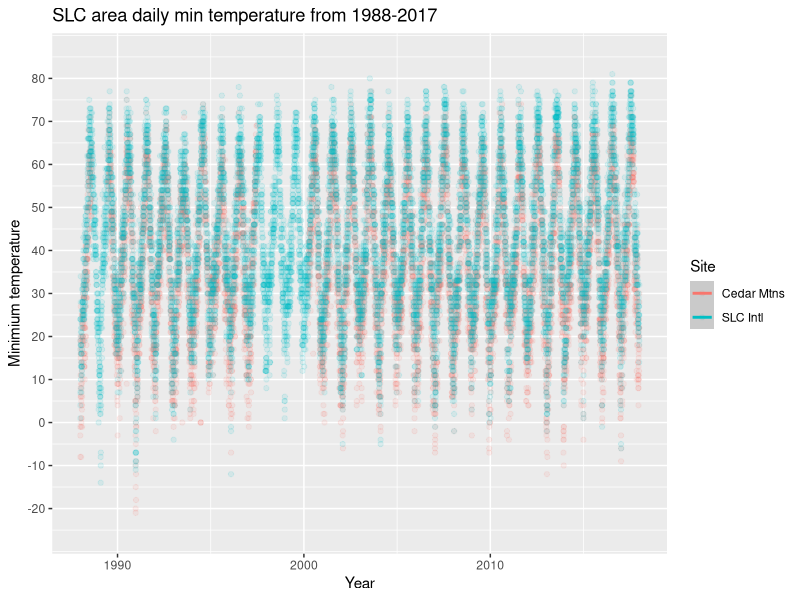
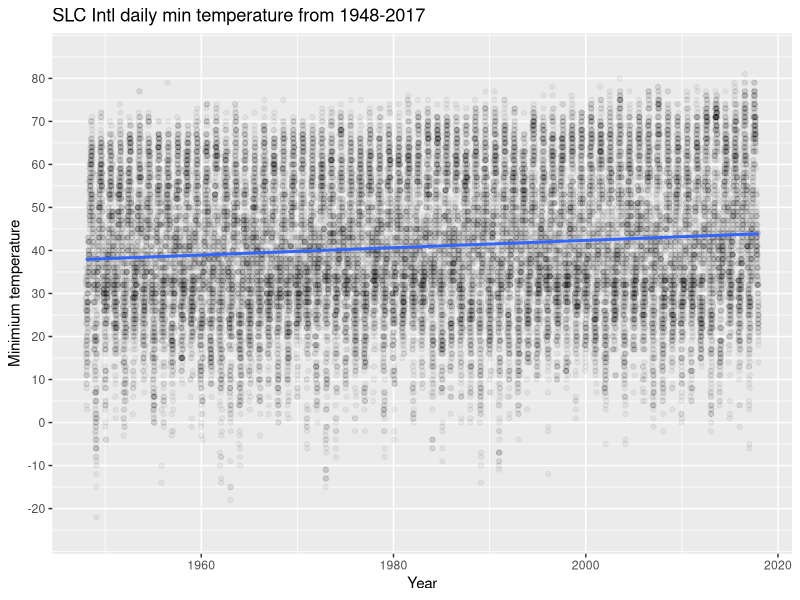

Source code (R) for these figures, in order: (Note: this script raises an error after producing the figures.)
## ---- chunk 1
library(tidyverse)
d <- read_csv('../data/SLC_Min_Temp_1948-2007.csv')

# Look at the data
head(d)
## ---- chunk 2
library(lubridate)
d %>%
  mutate(Year = year(DATE)) %>% 
  filter(Year > 2000 & Year < 2005) %>% 
  group_by(Year, NAME) %>% 
  summarize(Count = n())
## ---- chunk 3
d <- d %>%
  filter(NAME != 'SALT LAKE TRIAD CENTER, UT US') %>% 
  # Rename the sites and NAME column for readability
  mutate(NAME = ifelse(NAME == 'SALT LAKE CITY INTERNATIONAL AIRPORT, UT US',
                       'SLC Intl',
                       'Cedar Mtns')) %>% 
  rename(Site = NAME, Date = DATE, TMin = TMIN) %>% 
  select(Site, Date, TMin)
## ---- chunk 4
library(scales)

d %>% 
  filter(year(Date) > 1987) %>% 
ggplot(., aes(x = Date, y = TMin, color = Site)) +
  geom_point(alpha = 0.1) +
  geom_smooth(method = 'loess') +
  labs(title = 'SLC area daily min temperature from 1988-2017') +
  scale_x_date(name = "Year",
               labels = date_format("%Y")) +
  scale_y_continuous(name = "Minimium temperature",
                     breaks = c(-20,-10,0,10,20,30,40,50,60,70,80),
                     limits = c(-25,85))
## ---- chunk 5
d %>% 
  filter(Site == 'SLC Intl') %>%
ggplot(., aes(x = Date, y = TMin)) +
  geom_point(alpha = 0.05) +
  geom_smooth(method = 'lm') +
  labs(title = 'SLC Intl daily min temperature from 1948-2017') +
  scale_x_date(name = "Year",
               labels = date_format("%Y")) +
  scale_y_continuous(name = "Minimium temperature",
                     breaks = c(-20,-10,0,10,20,30,40,50,60,70,80),
                     limits = c(-25,85))

## ---- chunk 6
d %>% 
  filter(Site == 'SLC Intl') %>%
  mutate(Decade = year(Date) - year(Date) %% 10) %>% 
  group_by(Decade) %>% 
  mutate(Mean = base::mean(TMin, na.rm = TRUE),
         SD = stats::sd(TMin, na.rm = TRUE),
         StdError = stats::sd(TMin, na.rm = TRUE) / n(),
         CI = 1.96 * StdError) %>% 
  
  ggplot(., aes(x = Mean, y = Decade)) +
    geom_point() +
    geom_errorbarh(aes(xmin = Mean - CI, xmax = Mean + CI)) +
    scale_y_continuous(breaks = c(1940, 1950, 1960, 1970, 1980, 1990, 2000, 2010)) +
    
## ---- chunk 7
library(boot)

# ts_fun <- function(vect) {
#   mean(vect, na.rm = TRUE)
# }
# 
# num_resamples <- 1000
# block_length <- round(nrow(d)^(1/3))

# manaus_fixed <- tsboot(manaus, manaus_fun, R = num_resamples, l = block_length, 
#     sim = "fixed")

# out <- boot:tsboot(ts(d$TMin),
#                        ts_fun,
#                        R = 1000,
#                        l = block_length,
#                        sim = "fixed")
# 
# tidy(out, conf.int = TRUE)


# r <- d %>%
#   mutate(Decade = year(Date) - year(Date) %% 10) %>% 
#   #group_by(Decade) %>% 
#   select(TMin) %>% 
#   #do(meany = mean(.$TMin, na.rm = TRUE)) 
#   do(compute_block_boot(.$TMin))

  
## ---- chunk 8
# res <- d %>%
#  mutate(Decade = year(Date) - year(Date) %% 10) %>%
#  group_by(Decade) %>%
#  select(TMin) %>%
#  modelr::bootstrap(100) %>%
#  mutate(sepal_mean = map_dbl(strap, ~mean(as_data_frame(.x)$TMin)))
#res
## ---- chunk 9
# plot(out, index=1)
# ggplot(data = out, aes(x = out$t[,1])) +
#   geom_point()
